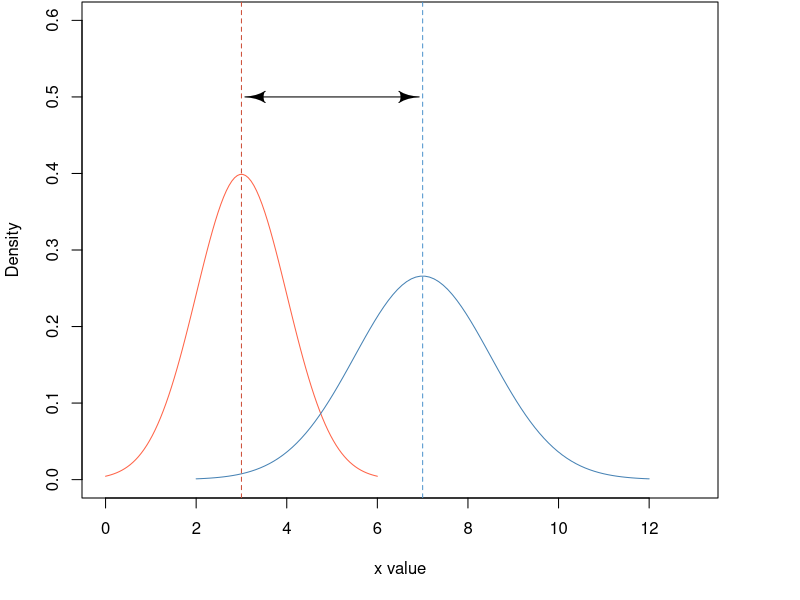
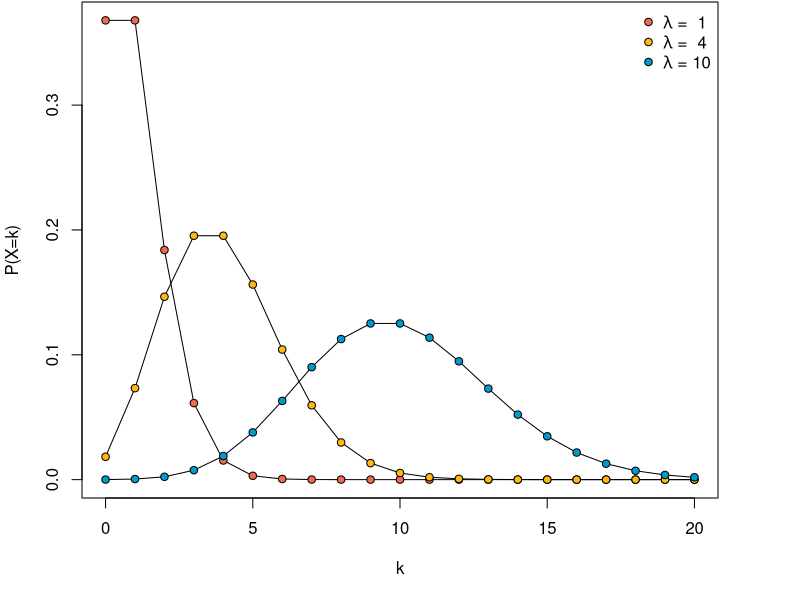
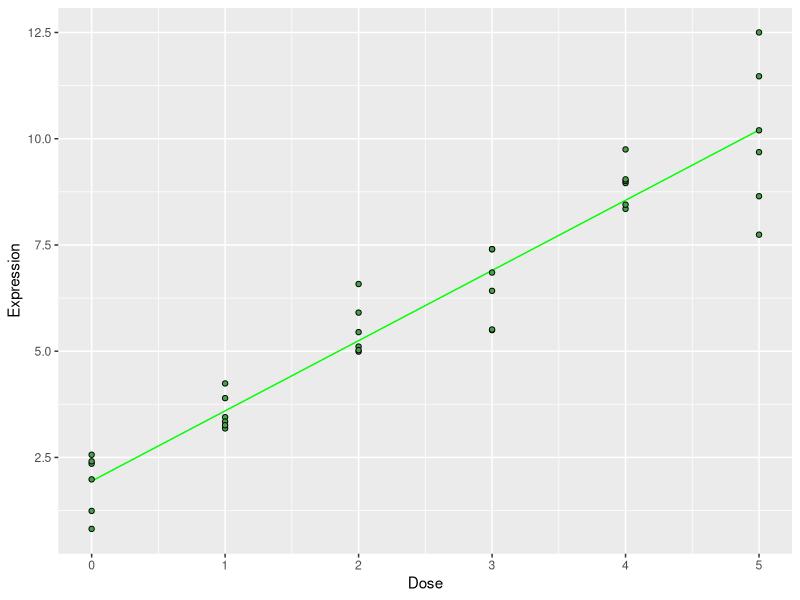
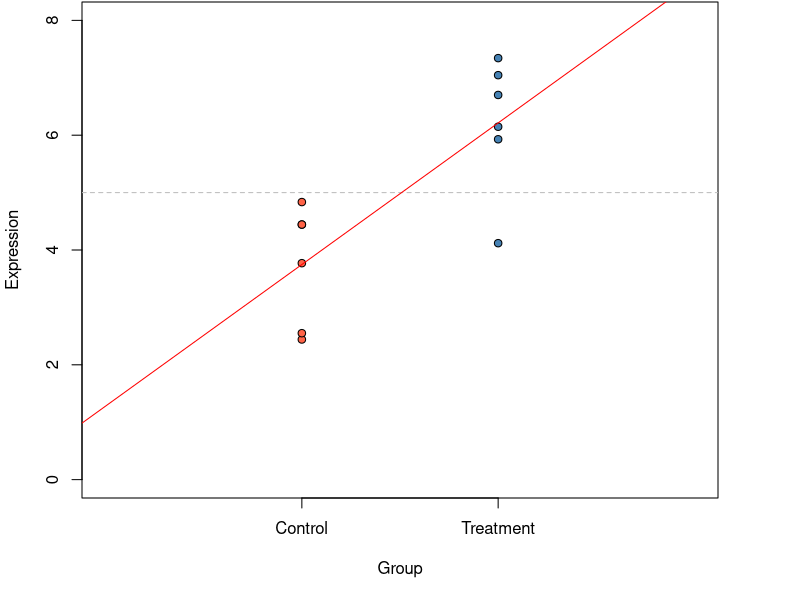
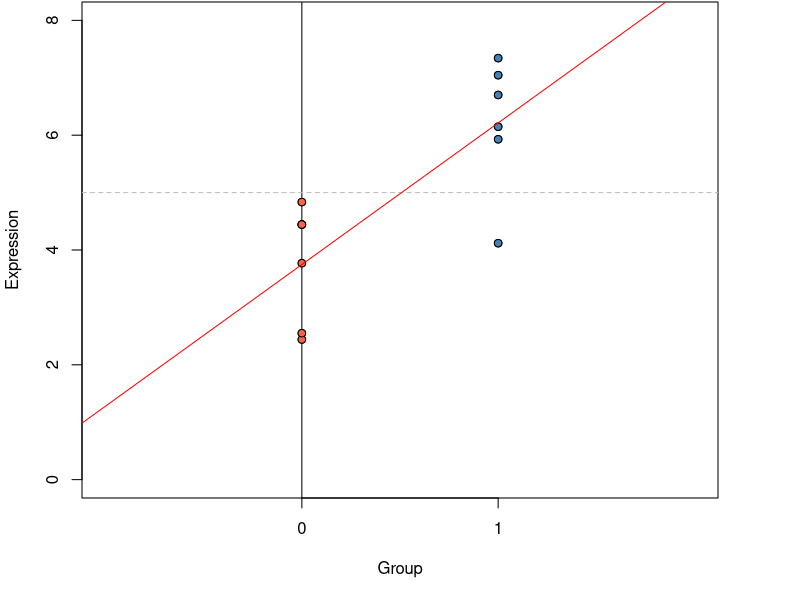

Here is the R script that generated these plots, in order:
## ---- chunk 1
library(shape)
x1 <- seq(0, 6, length=100)
hx1 <- dnorm(x1, mean = 3, sd = 1)
x2 <- seq(2, 12, length=100)
hx2 <- dnorm(x2, mean = 7, sd = 1.5)
par(bg=NA, mar=c(5, 4, 0, 4) + 0.1) 

plot(x1, hx1, type="l", lty=1, 
     xlab="x value", ylab="Density",
     col="tomato", ylim=c(0, 0.6), xlim=c(0, 13))
lines(x2, hx2, type="l", col="steelblue")
abline(v=3, col="tomato3", lty=2)
abline(v=7, col="steelblue3", lty=2)
Arrows(3.3, 0.5, 6.7, 0.5, code = 3, arr.type = "curved")
## ---- chunk 2
x1 <- seq(0, 20)
hx1 <- dpois(x1, lambda = 1)
hx2 <- dpois(x1, lambda = 4)
hx3 <- dpois(x1, lambda = 10)
par(bg=NA, mar=c(5, 4, 0, 4) + 0.1) 
plot(x1, hx1, type="l", lty=1,
     xlab="k", ylab="P(X=k)")
lines(x1, hx2, type="l")
lines(x1, hx3, type="l")
cols <- c("coral2", "darkgoldenrod1", "deepskyblue3")
points(x1, hx1, bg=cols[1], pch=21)
points(x1, hx2, bg=cols[2], pch=21)
points(x1, hx3, bg=cols[3], pch=21)
leg <- c(expression(paste(lambda, " =  ", 1)),
         expression(paste(lambda, " =  ", 4)),
         expression(paste(lambda, " = ", 10)))
legend("topright", legend = leg, pt.bg = cols, pch=21, bty="n")
## ---- chunk 3
library(tidyverse)
set.seed(42)
tibble(Dose=rep(c(0:5), 6)) %>% 
  mutate(Mean=Dose*1.7 + 1.8) %>% 
  mutate(Expression=map_dbl(Mean, ~rnorm(1, mean=.x, sqrt(.x)*0.3))) %>% 
  ggplot(aes(x=Dose, y=Expression)) +
    geom_smooth(method="lm", colour="green", se = FALSE, size=0.5) +
    geom_point(shape=21, fill="#45A347") + 
    theme(plot.background = element_rect(fill = "transparent", colour = NA))
## ---- chunk 4
library(tidyverse)
set.seed(1751234)
dat <- data.frame(C1=rnorm(6, 4, 1),
                  C2=rnorm(6, 6, 1.3)) %>% 
    gather("Cat", "Expression") %>% 
    mutate(Group=as.numeric(factor(Cat)))

ewe <- lm(dat$Expression~dat$Group)

par(bg=NA, mar=c(5, 4, 0, 4) + 0.1) 
plot(dat$Group, dat$Expression, 
     pch=21, 
     bg=rep(c("tomato", "steelblue"), each=6),
     xlim=c(0, 3),
     ylim=c(0, 8), xaxt="n", xlab="Group", ylab = "Expression")
axis(1, labels = c("Control", "Treatment"), at = 1:2)
abline(h=5, lty=2, col="grey")
abline(ewe, col="red")

## ---- chunk 5
par(bg=NA, mar=c(5, 4, 0, 4) + 0.1) 
plot(dat$Group, dat$Expression, 
     pch=21, 
     bg=rep(c("tomato", "steelblue"), each=6),
     xlim=c(0, 3),
     ylim=c(0, 8), xaxt="n", xlab="Group", ylab = "Expression")
axis(1, labels = c("0", "1"), at = 1:2)
abline(v=1, col="black")
abline(h=5, lty=2, col="grey")
points(dat$Group, dat$Expression, 
     pch=21, 
     bg=rep(c("tomato", "steelblue"), each=6))
abline(ewe, col="red")

